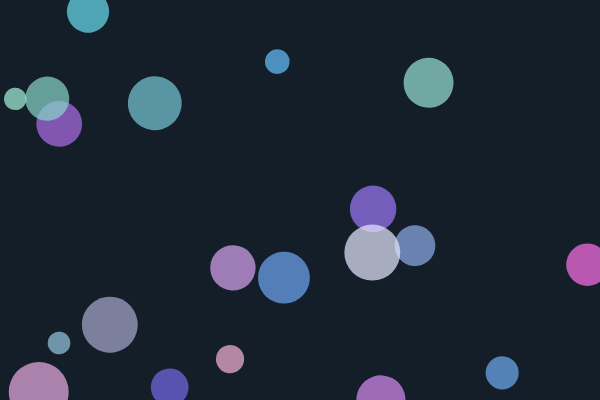
Frame 1 (no input)
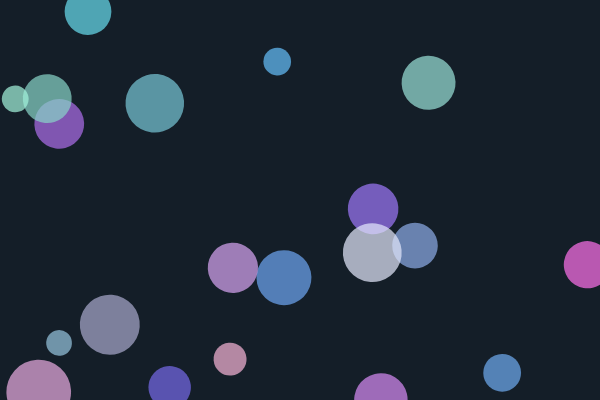
Frame 60 (no input)
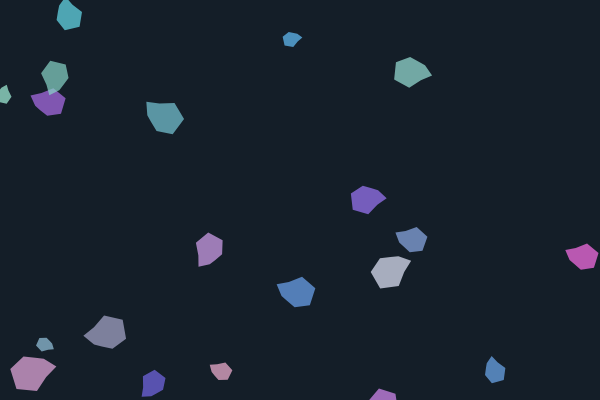
Frame 120 (the mouse pressed at the canvas centre since frame 60)

The p5.js sketch that drew these frames (run headless with seeded random() and noise() and a simulated clock; from frame 60 on, the mouse is pressed at the canvas centre):

// p5.js sketch
// ── sketch.js
let shapes = [];
let isIdle = true;
let clickTime = 0;
let explosionRadius = 0;
let explosionSpeed = 0;

class Shape {
  constructor(x, y) {
    this.x = x;
    this.y = y;
    this.size = random(20, 60);
    this.color = color(random(100, 255), random(100, 255), random(200, 255), 180);
    this.angle = random(TWO_PI);
    this.rotationSpeed = random(-0.01, 0.01);
    this.pulse = 0;
    this.pulseSpeed = random(0.01, 0.03);
    this.originalSize = this.size;
  }

  update() {
    if (isIdle) {
      this.pulse += this.pulseSpeed;
      this.size = this.originalSize + sin(this.pulse) * 5;
      this.angle += this.rotationSpeed;
    } else {
      // During explosion, shapes fly outward
      let dx = random(-1, 1);
      let dy = random(-1, 1);
      this.x += dx * 3;
      this.y += dy * 3;
      this.size *= 0.98;
    }
  }

  display() {
    push();
    translate(this.x, this.y);
    rotate(this.angle);
    fill(this.color);
    noStroke();
    if (isIdle) {
      ellipse(0, 0, this.size);
    } else {
      // Draw jagged explosion shape
      beginShape();
      for (let i = 0; i < 8; i++) {
        let angle = map(i, 0, 8, 0, TWO_PI);
        let radius = this.size * (1 + sin(frameCount * 0.1 + i) * 0.5);
        let x = cos(angle) * radius;
        let y = sin(angle) * radius;
        vertex(x, y);
      }
      endShape(CLOSE);
    }
    pop();
  }
}

function setup() {
  createCanvas(600, 400);
  for (let i = 0; i < 20; i++) {
    shapes.push(new Shape(random(width), random(height)));
  }
}

function draw() {
  background(20, 30, 40);

  if (!isIdle) {
    explosionRadius += explosionSpeed;
    explosionSpeed *= 0.95;

    if (explosionRadius > 100 || explosionSpeed < 0.1) {
      isIdle = true;
      explosionRadius = 0;
      for (let shape of shapes) {
        shape.x = random(width);
        shape.y = random(height);
        shape.size = random(20, 60);
      }
    }
  }

  for (let shape of shapes) {
    shape.update();
    shape.display();
  }
}

function mousePressed() {
  if (isIdle) {
    isIdle = false;
    explosionRadius = 1;
    explosionSpeed = 5;
    clickTime = millis();
  }
}
